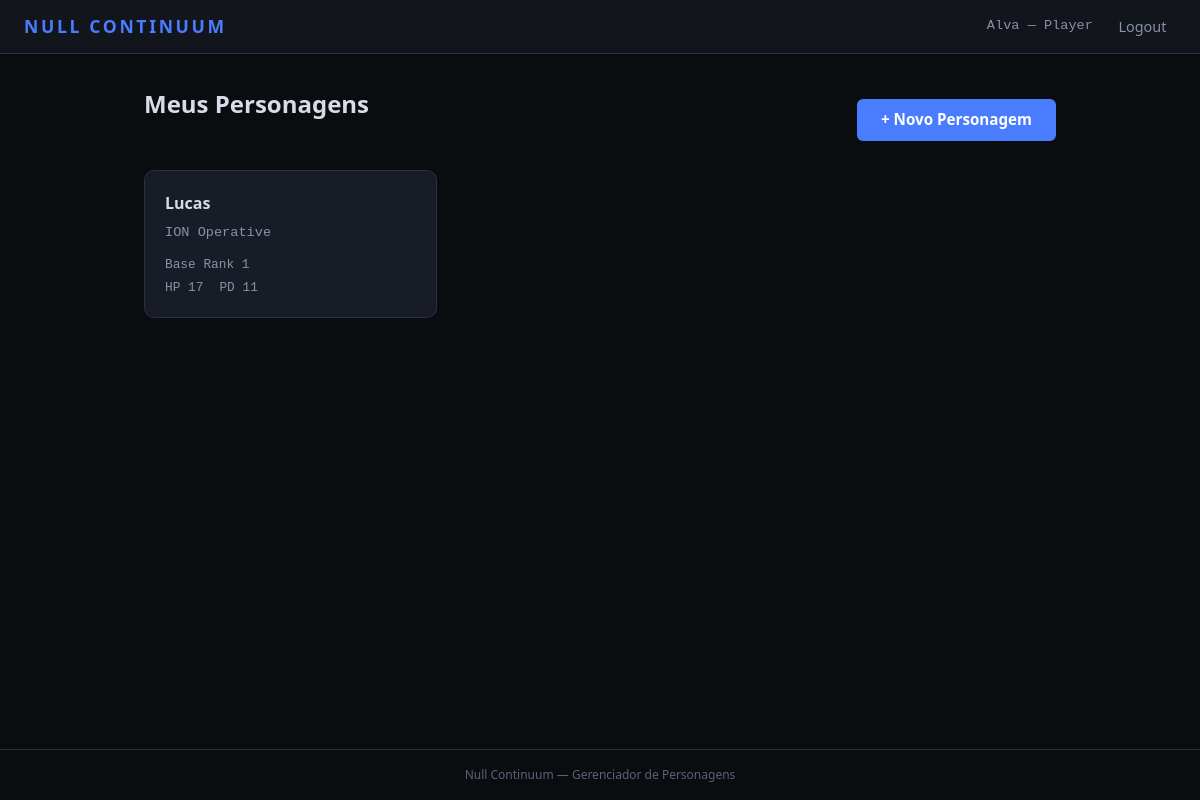
/personagens/ (signed in), run on an earlier commit of the app's database.
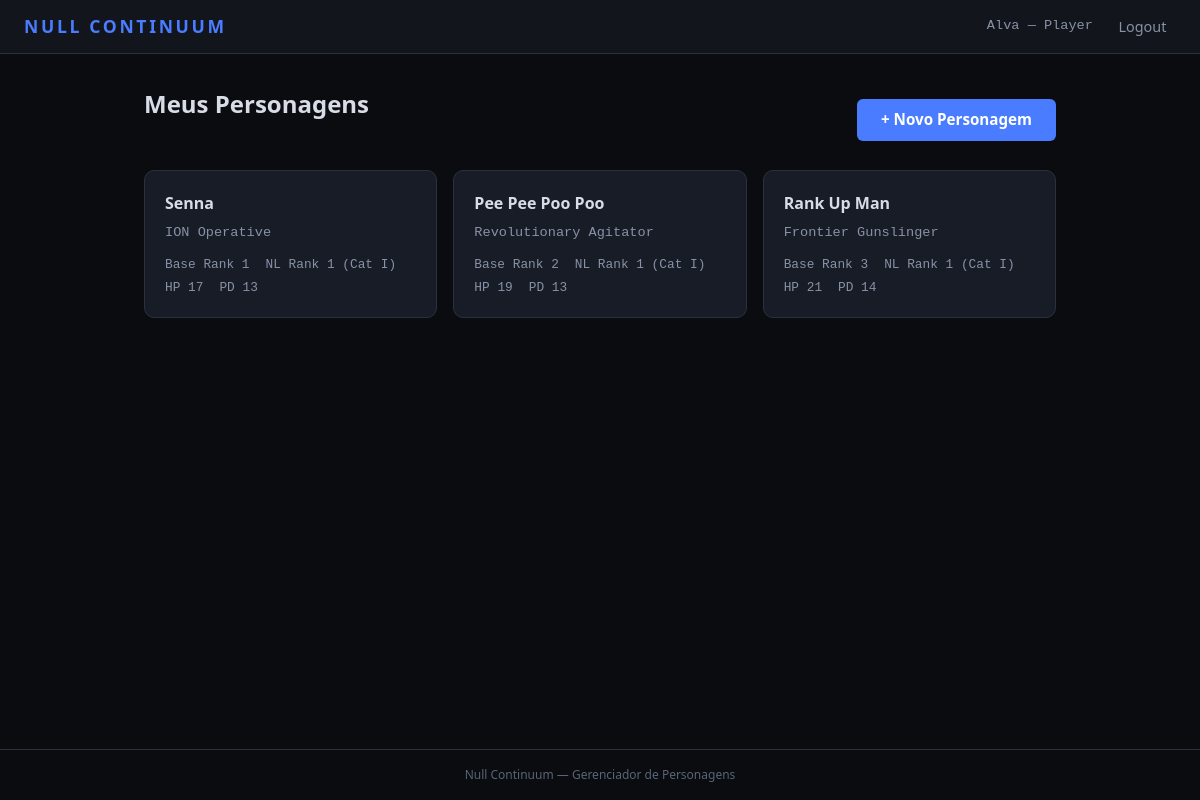
And on a later commit of the database.
### CharSheet/models.py (models this page shows, shortened)
class Character(models.Model):
    player = models.ForeignKey(
        settings.AUTH_USER_MODEL,
        on_delete=models.CASCADE,
        related_name='characters',
    )
    name = models.CharField('Nome do Personagem', max_length=120)
    background = models.CharField(
        'Background', max_length=20,
        choices=BACKGROUND_CHOICES, default='OTHER',
    )
    background_custom = models.CharField(
        'Background (custom)', max_length=120, blank=True,
        help_text='Preencha se escolheu "Outro".',
    )
    base_rank = models.PositiveIntegerField(
        'Base Rank', default=1,
        validators=[MinValueValidator(1), MaxValueValidator(15)],
    )
    nl_rank = models.PositiveIntegerField(
        'NL Rank', default=0,
        validators=[MinValueValidator(0), MaxValueValidator(15)],
    )
    agility = models.PositiveIntegerField(
        'Agility (AGI)', default=1,
        validators=[MinValueValidator(1), MaxValueValidator(5)],
    )
    fortitude = models.PositiveIntegerField(
        'Fortitude (FOR)', default=1,
        validators=[MinValueValidator(1), MaxValueValidator(5)],
    )
    insight = models.PositiveIntegerField(
        'Insight (INS)', default=1,
        validators=[MinValueValidator(1), MaxValueValidator(5)],
    )
    presence = models.PositiveIntegerField(
        'Presence (PRE)', default=1,
        validators=[MinValueValidator(1), MaxValueValidator(5)],
    )
    stability = models.PositiveIntegerField(
        'Stability (STA)', default=1,
        validators=[MinValueValidator(1), MaxValueValidator(5)],
    )
    intent = models.PositiveIntegerField(
        'Intent (INT)', default=1,
        validators=[MinValueValidator(1), MaxValueValidator(5)],
    )
    continuity_constant = models.CharField(
        'Continuity Constant', max_length=4,
        choices=CC_CHOICES, blank=True, default='',
    )
    abstraction_frame = models.CharField(
        'Abstraction Frame', max_length=10,
        choices=FRAME_CHOICES, blank=True, default='',
    )
    current_hp = models.IntegerField('HP Atual', default=0)
    current_strain = models.IntegerField('Strain Atual', default=0)
    temp_hp = models.IntegerField('HP Temporário', default=0)
    current_ap = models.IntegerField('AP Atual', default=3)
    armor_bonus = models.IntegerField('Bônus de Armadura', default=0)
    shield_bonus = models.IntegerField('Bônus de Escudo', default=0)
    current_load = models.IntegerField('Carga Atual', default=0)
    skill_melee = models.CharField('Melee', max_length=1, choices=SKILL_RANK_CHOICES, default='U')
    skill_ranged_weapons = models.CharField('Ranged Weapons', max_length=1, choices=SKILL_RANK_CHOICES, default='U')
    skill_heavy_weaponry = models.CharField('Heavy Weaponry', max_length=1, choices=SKILL_RANK_CHOICES, default='U')
    skill_initiative = models.CharField('Initiative', max_length=1, choices=SKILL_RANK_CHOICES, default='U')
    skill_athletics = models.CharField('Athletics', max_length=1, choices=SKILL_RANK_CHOICES, default='U')
    skill_endurance = models.CharField('Endurance', max_length=1, choices=SKILL_RANK_CHOICES, default='U')
    skill_acrobatics = models.CharField('Acrobatics', max_length=1, choices=SKILL_RANK_CHOICES, default='U')
    skill_stealth = models.CharField('Stealth', max_length=1, choices=SKILL_RANK_CHOICES, default='U')
    skill_perception = models.CharField('Perception', max_length=1, choices=SKILL_RANK_CHOICES, default='U')
    skill_reflexes = models.CharField('Reflexes', max_length=1, choices=SKILL_RANK_CHOICES, default='U')
    skill_sleight_of_hand = models.CharField('Sleight of Hand', max_length=1, choices=SKILL_RANK_CHOICES, default='U')
    skill_piloting_ground = models.CharField('Piloting (Ground)', max_length=1, choices=SKILL_RANK_CHOICES, default='U')
    skill_piloting_air = models.CharField('Piloting (Air)', max_length=1, choices=SKILL_RANK_CHOICES, default='U')
    skill_piloting_sea = models.CharField('Piloting (Sea)', max_length=1, choices=SKILL_RANK_CHOICES, default='U')
    skill_technology = models.CharField('Technology', max_length=1, choices=SKILL_RANK_CHOICES, default='U')
    skill_engineering = models.CharField('Engineering', max_length=1, choices=SKILL_RANK_CHOICES, default='U')
    skill_medicine = models.CharField('Medicine', max_length=1, choices=SKILL_RANK_CHOICES, default='U')
    skill_history = models.CharField('History', max_length=1, choices=SKILL_RANK_CHOICES, default='U')
    skill_religion = models.CharField('Religion', max_length=1, choices=SKILL_RANK_CHOICES, default='U')
    skill_investigation = models.CharField('Investigation', max_length=1, choices=SKILL_RANK_CHOICES, default='U')
    skill_intuition = models.CharField('Intuition', max_length=1, choices=SKILL_RANK_CHOICES, default='U')
    skill_persuasion = models.CharField('Persuasion', max_length=1, choices=SKILL_RANK_CHOICES, default='U')
    skill_intimidation = models.CharField('Intimidation', max_length=1, choices=SKILL_RANK_CHOICES, default='U')
    skill_deception = models.CharField('Deception', max_length=1, choices=SKILL_RANK_CHOICES, default='U')
    skill_survival = models.CharField('Survival', max_length=1, choices=SKILL_RANK_CHOICES, default='U')
    skill_null_theory = models.CharField('Null Theory', max_length=1, choices=SKILL_RANK_CHOICES, default='U')
    skill_null_navigation = models.CharField('Null Navigation', max_length=1, choices=SKILL_RANK_CHOICES, default='U')
    skill_animal_handling = models.CharField('Animal Handling', max_length=1, choices=SKILL_RANK_CHOICES, default='U')
    skill_nlc = models.CharField('NL Control (NLC)', max_length=1, choices=SKILL_RANK_CHOICES, default='U')
    skill_nlr = models.CharField('NL Resistance (NLR)', max_length=1, choices=SKILL_RANK_CHOICES, default='U')
    skill_nl_sensitivity = models.CharField('NL Sensitivity', max_length=1, choices=SKILL_RANK_CHOICES, default='U')
    skill_nl_engineering = models.CharField('NL Engineering', max_length=1, choices=SKILL_RANK_CHOICES, default='U')
    skill_anomalous_protocols = models.CharField('Anomalous Protocols', max_length=1, choices=SKILL_RANK_CHOICES, default='U')
    skill_continuity_analysis = models.CharField('Continuity Analysis', max_length=1, choices=SKILL_RANK_CHOICES, default='U')
    notes = models.TextField('Notas', blank=True)
    created_at = models.DateTimeField(auto_now_add=True)
    updated_at = models.DateTimeField(auto_now=True)
    class Meta:
        ordering = ['-updated_at']
        verbose_name = 'Personagem'
        verbose_name_plural = 'Personagens'
    @property
    def category(self):
        if self.nl_rank == 0:
            return '—'
        if self.nl_rank <= 3:
            return 'I'
    @property
    def max_hp(self):
        return (self.fortitude * 2) * self.base_rank + 15
    @property
    def passive_defense(self):
        return 10 + self.agility + self.armor_bonus + self.shield_bonus
    @property
    def background_display(self):
        if self.background == 'OTHER':
            return self.background_custom or 'Outro'
        return self.get_background_display()
    SKILL_FIELDS = [
        ('skill_melee', 'Melee', 'Combate'),
        ('skill_ranged_weapons', 'Ranged Weapons', 'Combate'),
        ('skill_heavy_weaponry', 'Heavy Weaponry', 'Combate'),
        ('skill_initiative', 'Initiative', 'Combate'),
        ('skill_athletics', 'Athletics', 'Geral'),
        ('skill_endurance', 'Endurance', 'Geral'),
        ('skill_acrobatics', 'Acrobatics', 'Geral'),
        ('skill_stealth', 'Stealth', 'Geral'),
        ('skill_perception', 'Perception', 'Geral'),
        ('skill_reflexes', 'Reflexes', 'Geral'),
        ('skill_sleight_of_hand', 'Sleight of Hand', 'Geral'),
        ('skill_piloting_ground', 'Piloting (Ground)', 'Geral'),
        ('skill_piloting_air', 'Piloting (Air)', 'Geral'),
        ('skill_piloting_sea', 'Piloting (Sea)', 'Geral'),
        ('skill_technology', 'Technology', 'Geral'),
        ('skill_engineering', 'Engineering', 'Geral'),
        ('skill_medicine', 'Medicine', 'Geral'),
        ('skill_history', 'History', 'Geral'),
        ('skill_religion', 'Religion', 'Geral'),
        ('skill_investigation', 'Investigation', 'Geral'),
        ('skill_intuition', 'Intuition', 'Geral'),
        ('skill_persuasion', 'Persuasion', 'Geral'),
        ('skill_intimidation', 'Intimidation', 'Geral'),
        ('skill_deception', 'Deception', 'Geral'),
        ('skill_survival', 'Survival', 'Geral'),
        ('skill_null_theory', 'Null Theory', 'Geral'),
        ('skill_null_navigation', 'Null Navigation', 'Geral'),
        ('skill_animal_handling', 'Animal Handling', 'Geral'),
        ('skill_nlc', 'NL Control (NLC)', 'Non-Linear'),
        ('skill_nlr', 'NL Resistance (NLR)', 'Non-Linear'),
        ('skill_nl_sensitivity', 'NL Sensitivity', 'Non-Linear'),
        ('skill_nl_engineering', 'NL Engineering', 'Non-Linear'),
        ('skill_anomalous_protocols', 'Anomalous Protocols', 'Non-Linear'),
        ('skill_continuity_analysis', 'Continuity Analysis', 'Non-Linear'),
    ]
    from .feat_models import FeatDefinition, CharacterFeat
    from .trait_models import TraitDefinition, CharacterTrait

### CharSheet/views.py (the view)
# urls.py: path('personagens/', views.character_list, name='character_list'),
@login_required
def character_list(request):
    characters = Character.objects.filter(player=request.user)
    return render(request, 'CharSheet/character_list.html', {
        'characters': characters,
    })

### templates/CharSheet/character_list.html (shortened to what this page needs)
{% extends 'base.html' %}
{% block content %}
<div class="page-header">
    <h1 class="page-title">Meus Personagens</h1>
    <a href="{% url 'character_create' %}" class="btn btn-primary btn-inline">+ Novo Personagem</a>
</div>
{% if characters %}
<div class="card-grid">
    {% for c in characters %}
    <a href="{% url 'character_detail' pk=c.pk %}" class="card card-link">
        <h3>{{ c.name }}</h3>
        <p class="card-meta">{{ c.background_display }}</p>
        <div class="card-stats">
            <span>Base Rank {{ c.base_rank }}</span>
            {% if c.nl_rank > 0 %}
            <span>NL Rank {{ c.nl_rank }} (Cat {{ c.category }})</span>
            {% endif %}
        </div>
        <div class="card-stats">
            <span>HP {{ c.max_hp }}</span>
            <span>PD {{ c.passive_defense }}</span>
        </div>
    </a>
    {% endfor %}
</div>
{% else %}
<div class="empty-state">
    <p>Você ainda não tem personagens.</p>
    <a href="{% url 'character_create' %}" class="btn btn-primary btn-inline">Criar Primeiro Personagem</a>
</div>
{% endif %}
{% endblock %}

What changed in the data, as far as the page shows it:
removed Character: name "Lucas", background_display "ION Operative", base_rank "1", max_hp "17", passive_defense "11"
added Character: name "Senna", background_display "ION Operative", base_rank "1", nl_rank "1", category "I", max_hp "17", passive_defense "13"
added Character: name "Pee Pee Poo Poo", background_display "Revolutionary Agitator", base_rank "2", nl_rank "1", category "I", max_hp "19", passive_defense "13"
added Character: name "Rank Up Man", background_display "Frontier Gunslinger", base_rank "3", nl_rank "1", category "I", max_hp "21", passive_defense "14"
